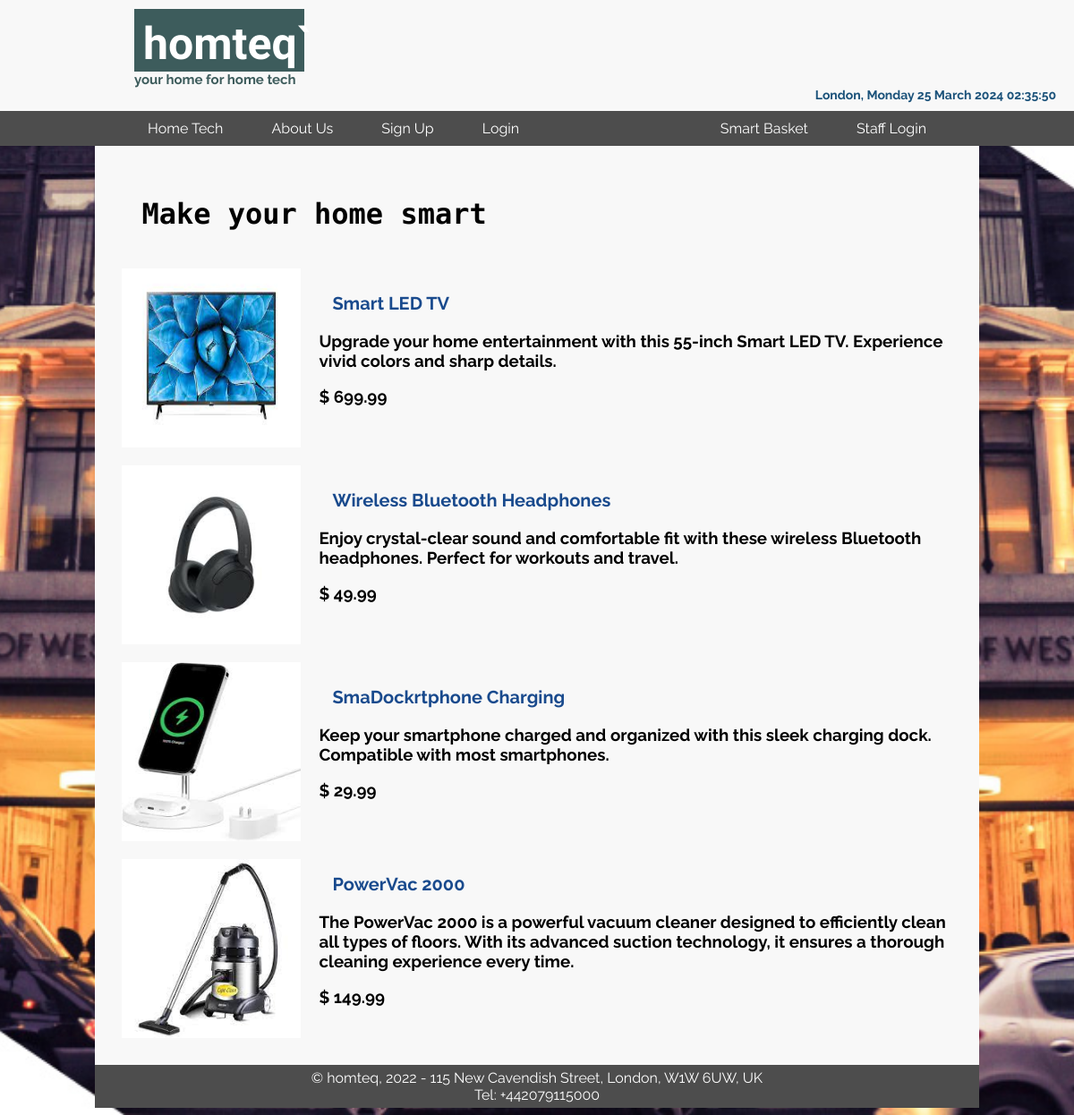
The page / on the database its author committed.
### tables this page shows
CREATE TABLE product (
  prodid INT NOT NULL AUTO_INCREMENT PRIMARY KEY,
  prodName VARCHAR(30) NOT NULL,
  prodPicNameSmall VARCHAR(100) DEFAULT NULL,
  prodPicNameLarge VARCHAR(100) DEFAULT NULL,
  prodDescripShort VARCHAR(1000) DEFAULT NULL,
  prodDescripLong VARCHAR(3000) DEFAULT NULL,
  prodPrice DECIMAL(6,2) DEFAULT NULL,
  prodQuantity INT NOT NULL
);

### index.php (the view, shortened to what this page needs)
<?php
include ("db.php");
$pagename="Make your home smart";
echo "<link rel=stylesheet type=text/css href=mystylesheet.css>";
echo "<body>";
echo "<h4>".$pagename."</h4>";
$SQL="select prodId, prodName, prodPicNameSmall, prodDescripLong, prodPrice from Product";
$exeSQL=mysqli_query($conn, $SQL) or die (mysqli_error($conn));
echo "<table style='border: 0px'>";
while ($arrayp=mysqli_fetch_array($exeSQL))
{
echo "<tr>";
echo "<td style='border: 0px'>";
echo "<a href=prodbuy.php?u_prod_id=".$arrayp['prodId'].">";
echo "<img src=images/".$arrayp['prodPicNameSmall']." height=200 width=200>";
echo "</a>";
echo "</td>";
echo "<td style='border: 0px'>";
echo "<p><h5>".$arrayp['prodName']."</h5>";
echo "<p><h3>".$arrayp['prodDescripLong']."</h3>";
echo "<p><h3>$ " . $arrayp['prodPrice'] . "</h3></p>";
echo "</td>";
echo "</tr>";
}
echo "</table>";
?>

### mystylesheet.css (style rules this page uses)
body,html { padding-top:65px; background: url("bgImage.jpg") no-repeat center center fixed; background-position: top; -webkit-background-size: cover; -moz-background-size: cover; background-size: cover; }
p { margin: 0; }
#container { margin: 0 auto; width: 100%; font-family: 'Raleway', sans-serif; border-style: None; border-color: #fbfbfb; }
#navbar { top:0; left:0; width:100%; position:fixed; z-index: 100; }
#header { background: #F8F8F8; padding: 10px 20px; }
#header h1 { margin: 0; background:#3d5c5c; color: #ffffff; font-family: Fjalla One; font-size: 50; text-align: left; width: 170; height:50; padding: 10px; margin-left:130px; }
#header h2 { margin: 0; color: #3d5c5c; font-size: 15; text-align: left; padding-left:130px; }
#header h3 { clear:both; margin: 0; color:#1b527a; font-size: 14; text-align: right; }
#navigation { float: left; width: 100%; background-color: #4d4d4d; }
#navigation ul { display:flex; justify-content:space-between; flex-direction:row; margin: 10px; padding-left: 130px; padding-right:130px; }
#navigation ul li { list-style-type: none; display: inline; }
#navigation li a { padding: 10px 25px; color: #FFF; text-decoration: none; border-right: 0px solid#fff; }
#content { margin:0; width:80%; min-height:70%; clear: left; padding: 20px; padding-top:50px; margin-left:auto; margin-right:auto; background: #F8F8F8; }
#content h4 { color:#000; font-size: 32; margin: 2rem 0 2rem 2rem; font-family: 'Major Mono Display', monospace; }
#content h5 { color:#194a8d; font-size: 20; margin: 0 0 .5em; padding-left: 15px; }
#footer { z-index:10; width:80%; background:#4d4d4d; text-align: center; padding: 5px; padding-left:20px; padding-right:20px; color: #fff; margin-left:auto; margin-right:auto; }
table, th, td { border-collapse:collapse; border:1px solid #000; }
td { padding:10px; text-align:left; color:#000000; }
#content a { color:#1b527a; font-weight:bold; text-decoration:none; }

### rows shown on the page
product: prodPicNameSmall (picture), prodName "Smart LED TV", prodDescripLong "Upgrade your home entertainment with this 55-inch Smart LED TV. Experience vivid colors and sharp details.", prodPrice "699.99"
product: prodPicNameSmall (picture), prodName "Wireless Bluetooth Headphones", prodDescripLong "Enjoy crystal-clear sound and comfortable fit with these wireless Bluetooth headphones. Perfect for workouts and travel.", prodPrice "49.99"
product: prodPicNameSmall (picture), prodName "SmaDockrtphone Charging", prodDescripLong "Keep your smartphone charged and organized with this sleek charging dock. Compatible with most smartphones.", prodPrice "29.99"
product: prodPicNameSmall (picture), prodName "PowerVac 2000", prodDescripLong "The PowerVac 2000 is a powerful vacuum cleaner designed to efficiently clean all types of floors. With its advanced suction technology, it ensures a thorough cleaning experience every time.", prodPrice "149.99"

### other values the page prints
$pagename "Make your home smart"
